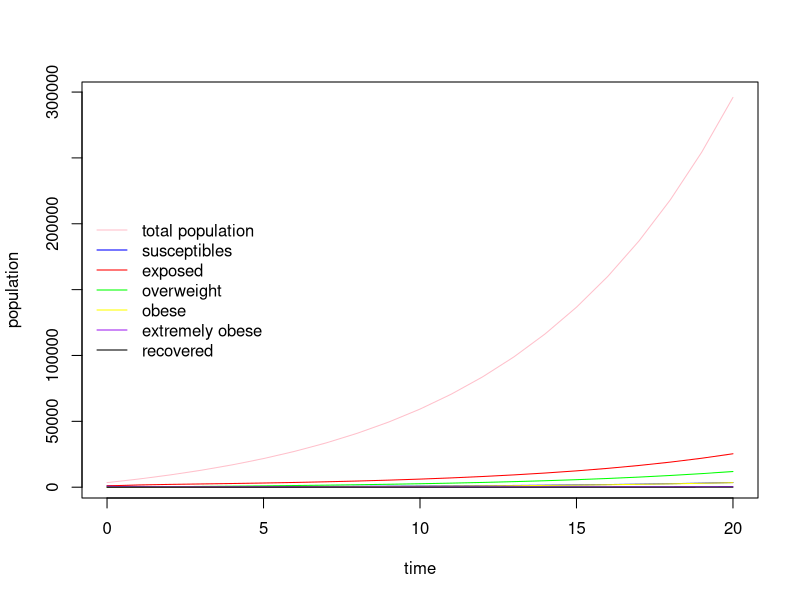

Write the R code that produced this figure.
library(deSolve)

IC <- c(
  N = 3490,
  S = 1000,
  E = 1000,
  I1 = 100,
  I2 = 50,
  I3 = 340,
  R = 0 #recovered must be 0 initially
) #Fill in the initial values

times = seq(0,20, 1) #Create a sequence of times

pars = c(
  a = 0.095,
  a1 = 0.065,
  a2 = 0.018,
  p = 0.4,
  mu = 0.05,
  z = 0.35,
  x = 0.25,
  e1 = 0.1,
  e2 = 0.25,
  k1 = 0.5,
  k2 = 0.75,
  #i directly changed 1-k to 0.5 in the equations above
  gamma = 0.6,
  alpha = 0.28,
  beta2 = 0.05,
  beta3 = 0.03,
  D = 0.005,
  D0 = 0.01,
  rho = 0.01,
  rho1 = 0.005
)

SIRODE <- function(t, vars, pars) {
  with(as.list(c(vars,pars)), { #This let's you use S, I, beta, and gamma directly 
    N = S + E+ I1 + I2 + I3 + R
    
    dSdt = (1 - p)*mu*N + (1-z)*mu*N + (1-x)*mu*N- D*S - ((e1 + k1)*I1*S)/N - ((e2 + k2)*I2*S)/N - alpha*S - gamma*S
    
    dEdt = p*mu*N + z*mu*N + x*mu*N - D*E - a*E + ((e1 + k1)*I1*S)/N +  ((e2 + k2)*I2*S)/N + (0.5)*R + alpha*S + gamma*S
    
    dI1dt = -D*I1 +  a*E - a1*I1 - (rho*I1*S)/N + beta2*I2
    
    dI2dt = -D0*I2 + a1*I1 - a2*I2 - beta2*I2 + beta3*I3
    
    dI3dt = -(D0*I3) + a2*I2 - beta3*I3
    
    dRdt = -(D*R) + (rho1*I1*S)/N - (0.5)*R
    list(c(N,dSdt,dEdt,dI1dt,dI2dt,dI3dt,dRdt))
  }) }
output <- lsoda(IC, times, SIRODE, pars) 
plot(output[,1],output[,2],type="l", xlab = "time", ylab="population", col = "pink")
lines(output[,1],output[,3],col="blue") #Infected
lines(output[,1],output[,4],col="red")
lines(output[,1],output[,5],col="green")
lines(output[,1],output[,6],col="yellow")
lines(output[,1],output[,7],col="purple")
lines(output[,1],output[,8],col="black")

legend("left", c("total population","susceptibles", "exposed", "overweight", "obese", "extremely obese", "recovered"),
       col = c("pink","blue", "red", "green", "yellow", "purple", "black"), lty = 1, bty = "n")
